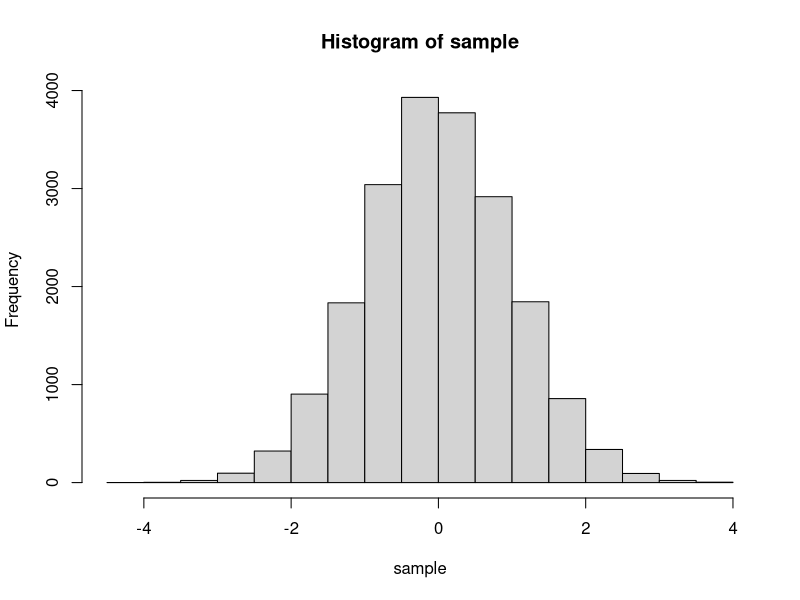
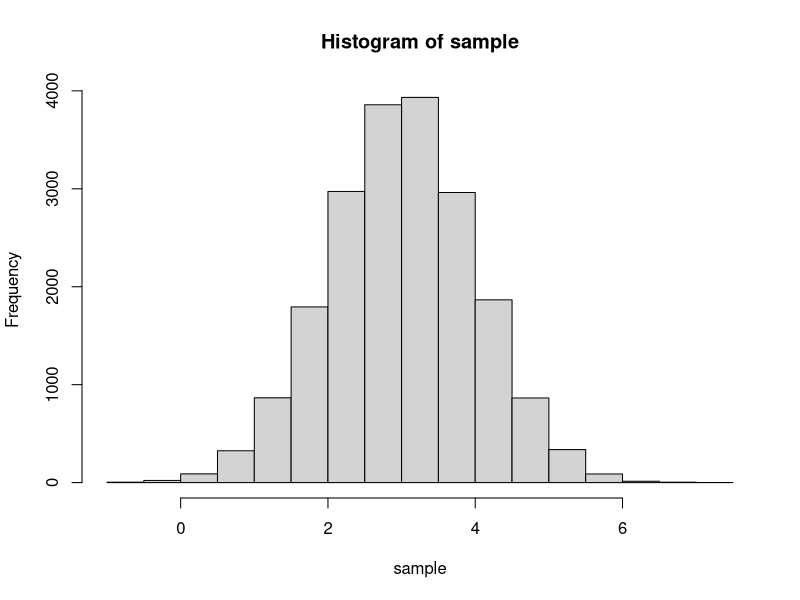
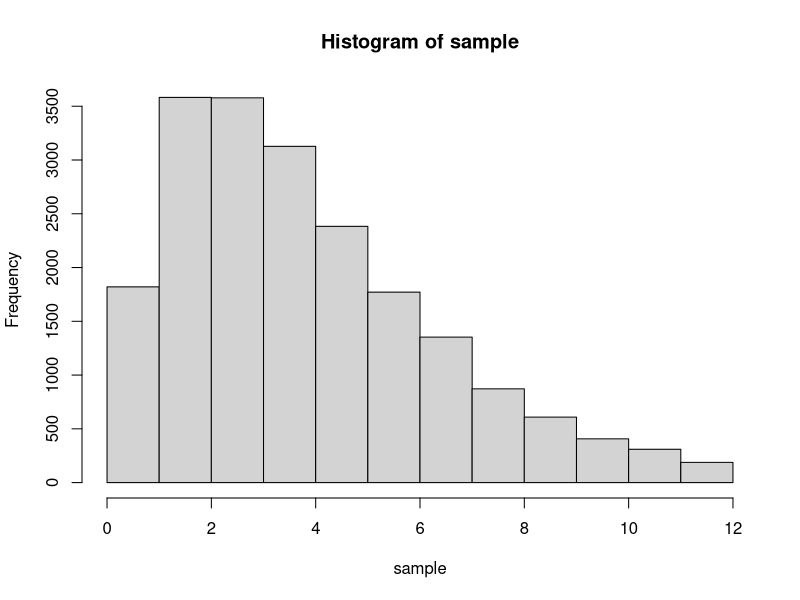
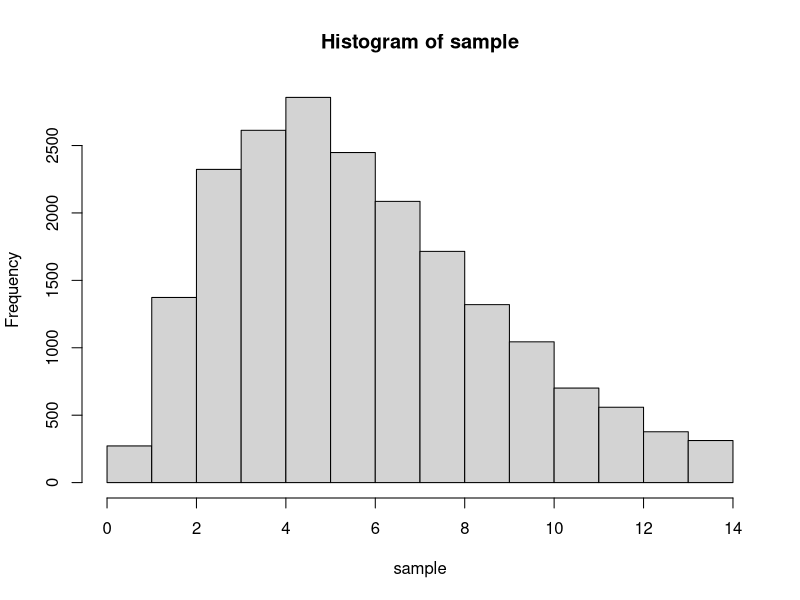
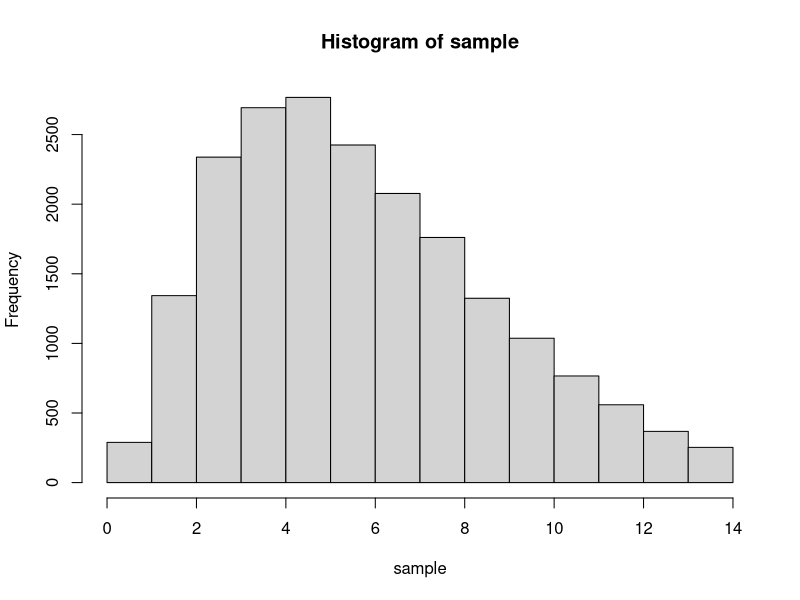
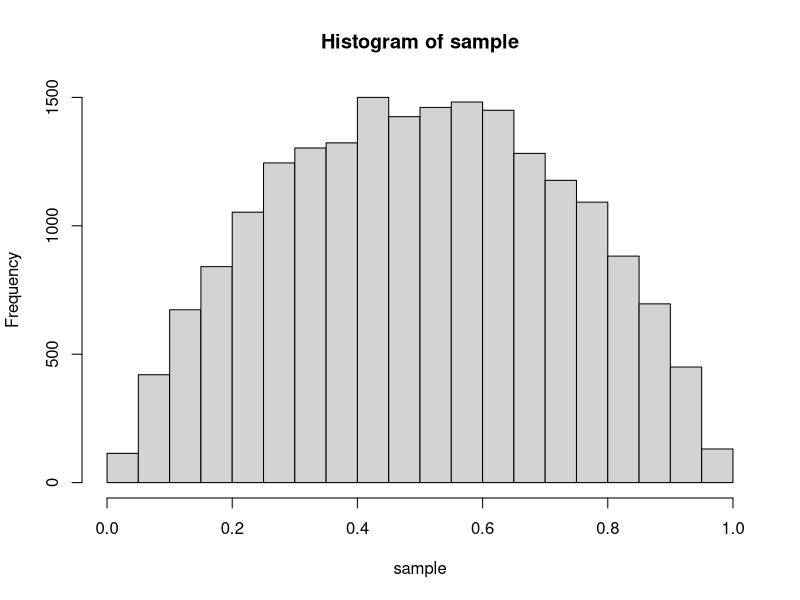
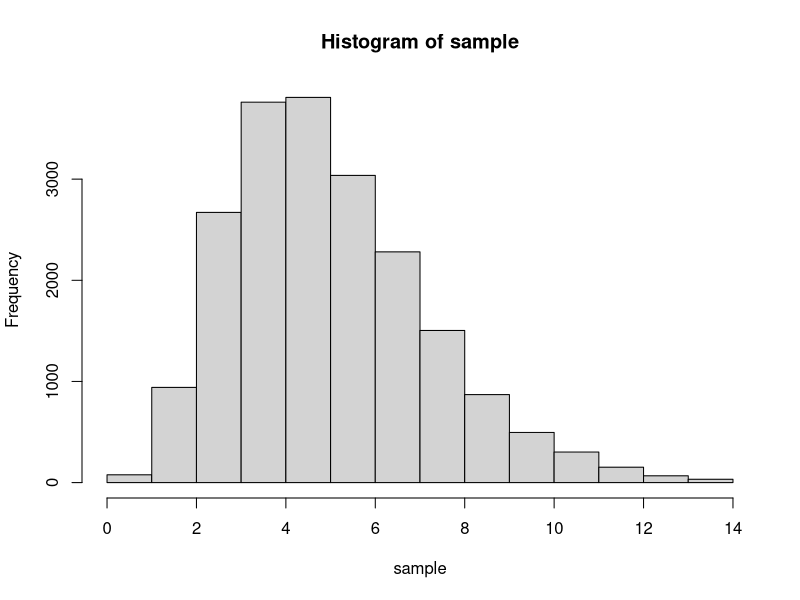

Generate these figures, in order, with R:
######  evenly initialize  find T_k in D ######  
compute_T_k <- function(k,xlb,xub){ # draw k integers from domain D
  T_k <- rep(0,k) # initialize global T_k
  T_k[1] <- xlb
  T_k[k] <- xub
  for (i in 2:(k-1)){
    T_k[i] <- T_k[i-1] + (xub-xlb)/(k-1)
  }
  return(T_k)
}


###### function evaluated at T_k  ######  
compute_h_k <- function(T_k, h){
  return(h(T_k))
}



###### z_k coordinates ######  
compute_z_k <- function(T_k, h_k, h_k_prime){  # tangent line intersections
  z_k <- rep (0, length(T_k)-1)
  for (i in 1:(length(T_k)-1)){
    z_k[i] <- (h_k[i+1]-h_k[i]-T_k[i+1]*h_k_prime[i+1]+T_k[i]*h_k_prime[i])/(h_k_prime[i]-h_k_prime[i+1])
  }
  return(z_k)
}


###### upper bound ######  
# returns a function u_x(x)
# If we want u_x(x) evaluated at x*, call u_x(h_k,h_k_prime,z_k,T_k)(x)
# Note: not u_x(x*)(x*)
compute_u_k <- function(data,x) {
  with(data,{
    if ((T_k[1] <= x) && (x < z_k[1])){
      return (function(x) (h_k[1] + (x-T_k[1])*h_k_prime[1]))
    }
    for (i in 1:(length(T_k)-2)){
      if(z_k[i] <= x && x < z_k[i+1]){
        return (function(x) (h_k[i+1] + (x-T_k[i+1])*h_k_prime[i+1]))
      }
    }
    if ((z_k[length(T_k)-1] <= x) && (x <= T_k[length(T_k)])){
      return (function(x) (h_k[length(T_k)] + (x-T_k[length(T_k)])*h_k_prime[length(T_k)]))
    }
  })
}

###### lower bound ######  
compute_l_k <- function(T_k,h_k,x) {
  for (i in 1:(length(T_k)-1)){
    if((T_k[i] <= x) && (x < T_k[i+1])){
      return(function(x) ((T_k[i+1]-x)*h_k[i]+(x-T_k[i])*h_k[i+1])/(T_k[i+1]-T_k[i]))
    }
  }
  if (x == T_k[length(T_k)]){
    return(function(x) ((T_k[length(T_k)]-x)*h_k[length(T_k)-1]+(x-T_k[length(T_k)-1])*h_k[length(T_k)])/(T_k[length(T_k)]-T_k[length(T_k)-1]))  }
}


### Function A computes area between i-1 and i in z_k
A <- function(i, data){ 
  with(data,{
    a<-h_k_prime[i]
    b<-h_k[i]-T_k[i]*a
    if(a==0){
      return(exp(b)*(z_k[i]-z_k[i-1]))
    }else if (i==1){
      return (-(exp(a*T_k[1]+b)-exp(a*z_k[1]+b))/a)
    }else{
      return (-(exp(a*z_k[i-1]+b)-exp(a*z_k[i]+b))/a)
    }
  })
}   



sample_val <- function(data,cumArea) {  #Cindy
  with(data, {
    # sample x*: CDF(x*)=temp-cumArea
    temp<-runif(1)*sum(A_k)
    k<-length(T_k)
    for (i in 1:k){
      a<-h_k_prime[i]
      b<-h_k[i]-T_k[i]*a
      if(i==1 && temp<cumArea[1]){
        x_star<-(log(exp(a*T_k[1]+b)+temp*a)-b)/a
        break
      }else if(temp>=cumArea[i-1] && temp<cumArea[i]){
        if (a==0){
          x_star<-(temp-cumArea[i-1])/exp(b)+z_k[i-1]
          break
        }
        x_star<-(log(exp(a*z_k[i-1]+b)+(temp-cumArea[i-1])*a)-b)/a
        break
      }
    }
    # sample u* from uniform(0,1)
    u_star<-runif(1)
    return(c(x_star, u_star))
  })
}

squeeze_test <- function(x_star, u_star,l_xstar,u_xstar) { #Cindy
  test<-exp(l_xstar-u_xstar)
  Boolean<-ifelse(u_star<=test,T,F)
  # T=accept, F=reject
  return(Boolean)
}

rejection_test <-function(x_star, u_star,u_xstar,h_xstar) { #Cindy 
  test<-exp(h_xstar-u_xstar)
  Boolean<-ifelse(u_star<=test,T,F)
  return(Boolean)
}


# ---- Function to check if the upper and lower bounds are not actually bounding the density, i.e. the log-concavity is violated
check_concave <- function(u_k, l_k) {
  return(sum((sum(u_x < h(u_x))==0) + (sum(l_k > h(l_k))==0)) == 2)
}

update <- function(x_star, data, u_k, l_k,h) { #Zixiao
  with(data,{
    T_k <- sort(append(data$T_k, x_star))
    position <- (which(T_k == x_star) - 1)
    h_k <- append(data$h_k, compute_h_k(x_star, h), after = position)
    h_k_prime <- append(data$h_k_prime, grad(h, x_star), after = position)
    z_k <- compute_z_k(T_k, h_k, h_k_prime)
    z_k <- c(z_k,tail(T_k,n=1))
    #u_k <- append(u_k, compute_u_k(data,x_star)(x_star), after = position)
    #l_k <- append(l_k, compute_l_k(data$T_k,data$h_k,x_star)(x_star), after = position)
    A_k <- rep(0,length=length(T_k))
    data <- data.frame(T_k,h_k,h_k_prime,z_k,A_k)
    for (i in 1:length(T_k)) {                    
      A_k[i] <- A(i, data)
    }
    data$A_k <- A_k
    
    return(data)
  })
} 

check_input <- function(k,g,n,xlb,xub) {
  if ((k<=0)||(k%%1!=0)) {
    print("Number of points to sample must be a positive integer")
    return(FALSE)
  }
  else {
    if ((n<=0)||(n%%1!=0)) {
      print("Sample size must be a positive integer")
      return(FALSE)
    }
    else {
      if (xlb>=xub) {
        print("Lower bound of domain must be smaller than upper bound")
        return(FALSE)
      }
      else {
        if (typeof(g)!="closure") {
          print("Input density is not a function")
          return(FALSE)
        }
        else {
          return(TRUE)
        }
      }
    }
  }
}



### OUR PARENT FUNCTION ARS() ###
ARS<-function(g,n,xlb,xub){
  library("numDeriv")
  # Initialization
  k<-5
  h <- function(x) (return(log(g(x))))            # Function h = log(g)
  mode <- try(optim(0,h, upper=xub, lower =xlb, control=list(fnscale=-1),method="L-BFGS-B")[1],silent=T)
  if (class(mode)=="try-error"){
    warning("The given kernel/density is not defined on the domain specified, please change xlb/xub.")
    return()
  }
  if (xub == Inf){
    xub <- mode$par + 10 # arbitary number bounds mode if D specified unbounded
  }
  if (xlb == -Inf){
    xlb <- mode$par - 10
  }

  sample <- vector()                              # Vector that stores all the sampled points (different from T_k)
  T_k <- compute_T_k(k,xlb,xub)                   # Initialize the evenly spaced x points on domain D
  h_k <- compute_h_k(T_k, h)                      # Obtain the values of h evaluated at T_k 
  h_k_prime <- grad(h, T_k)                       # Obtain the derivative of h evaluated at T_k
  z_k <- compute_z_k(T_k, h_k, h_k_prime)         # Obtain the intersections of tangent lines (k-1 elements)
  z_k <- c(z_k,tail(T_k,n=1))
  A_k <- rep(0,length=k)                          # Initialize the vector of area
  # Create a data frame
  data <- data.frame(T_k,h_k,h_k_prime,z_k,A_k)
  names(data) <- c("T_k","h_k","h_k_prime","z_k","A_k")
  # u_k now takes in the data frame as an input
  #u_k <- vector()
  #for (i in 1:length(T_k)){
  #u_k[i]<-compute_u_k(data,T_k[i])(T_k[i])
  #}
  # Obtain the upper bound on T_k. Note that compute_u_k gives a function
  
  
  #l_k <- vector()
  #for (i in 1:length(T_k)){
  #l_k[i]<-compute_l_k(T_k,h_k,T_k[i])(T_k[i])
  #}
  # Obtain the lower bound on T_k
  
  for (i in 1:length(T_k)) {                    
    A_k[i] <- A(i, data)
  }
  data$A_k <- A_k # update A_k in data frame
  
    
  ## Sampling
  while(length(sample) < n) { # While sample size n is ont reached, keep sample & update
    cumArea <- cumsum(data$A_k)    # Cumulative area
    sample_point <- sample_val(data,cumArea)
    x_star<-sample_point[1]

    l_xstar<-compute_l_k(data$T_k,data$h_k,x_star)(x_star)
    u_xstar<-compute_u_k(data,x_star)(x_star)
    squeeze <- squeeze_test(sample_point[1],sample_point[2],l_xstar,u_xstar)
    
    if (squeeze == F){
      h_xstar <- h(x_star) 
      reject <- rejection_test(sample_point[1],sample_point[2],u_xstar,h_xstar)
      if(reject == T){
        sample <- c(sample, x_star)
      }
    }else{
      sample <- c(sample, x_star)
    }
    
    # Updating
    if (squeeze==F){
      data<-update(sample_point[1], data, u_k, l_k,h)
    }
  }
  hist(sample)
  return(sample)
}
######

######  define g ######  
g <- function(x)   (((2*pi)^-0.5)*exp(-(x)^2/2)) # given test function as standard normal
samp01<-ARS(g,n=20000,xlb=-Inf,xub=Inf)
g <- function(x)   exp(-(x-3)^2/2) #unnormalized normalw/ mean 3
samp001<-ARS(g,n=20000,xlb=-1,xub=Inf)
g<-function(x) 0.25*x*exp(-x/2) #gamma(2,2)
samp02<-ARS(g,n=20000,xlb=.01,xub=Inf)
g<-function(x) 1/16*x^2*exp(-x/2) #gamma(3,2)
samp03<-ARS(g,n=20000,xlb=.01,xub=Inf)
g<-function(x) x^2*exp(-x/2) #unnormalized gamma(3,2)
samp003<-ARS(g,n=20000,xlb=.01,xub=Inf)
g<-function(x) x*(1-x)/beta(2,2) #beta(2,2)  domain (0,1)
samp04<-ARS(g,n=20000,xlb=.01,xub=.99)
g<-function(x) x^4*exp(-x) #unnormalized gamma
sample05<-ARS(g,n=20000,xlb=.01,xub=Inf)

## Bad lower bound and upper bound input test ##
g<-function(x) x*(1-x)/beta(2,2) #beta(2,2)  domain (0,1)
samp04d<-ARS(g,n=20000,xlb=-1,xub=1)
